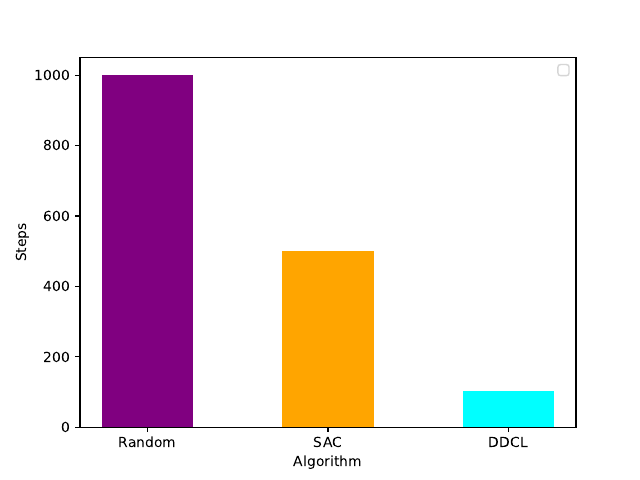

Write Python code to recreate this figure.
import matplotlib.pyplot as plt


labels = ['Random', 'SAC', 'DDCL']
map1 = [1000, 500, 100]
# colors = ['r','g','m','y','olive','c','orange','b']
width = 0.50     # the width of the bars: can also be len(x) sequence

fig, ax = plt.subplots()


ax.bar(labels, map1, width)
# c.set_color(['r', 'r', 'b', 'r','b','b'])
ax.get_children()
ax.get_children()[0].set_color('purple')
ax.get_children()[1].set_color('orange')
ax.get_children()[2].set_color('cyan')


ax.set_ylabel('Steps')
ax.set_xlabel("Algorithm")
# ax.set_title('Scores by group and gender')
ax.legend()
plt.savefig("Episode_step_bar.pdf")
plt.show()